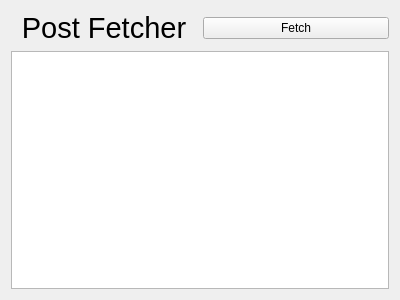
<?xml version="1.0" encoding="UTF-8"?>
<ui version="4.0">
 <class>Widget</class>
 <widget class="QWidget" name="Widget">
  <property name="geometry">
   <rect>
    <x>0</x>
    <y>0</y>
    <width>400</width>
    <height>300</height>
   </rect>
  </property>
  <property name="windowTitle">
   <string>Widget</string>
  </property>
  <layout class="QVBoxLayout" name="verticalLayout">
   <item>
    <layout class="QHBoxLayout" name="horizontalLayout">
     <item>
      <widget class="QLabel" name="label">
       <property name="font">
        <font>
         <pointsize>22</pointsize>
        </font>
       </property>
       <property name="text">
        <string>Post Fetcher</string>
       </property>
       <property name="alignment">
        <set>Qt::AlignCenter</set>
       </property>
      </widget>
     </item>
     <item>
      <widget class="QPushButton" name="fetchButton">
       <property name="text">
        <string>Fetch</string>
       </property>
      </widget>
     </item>
    </layout>
   </item>
   <item>
    <widget class="QListWidget" name="listWidget"/>
   </item>
  </layout>
 </widget>
 <layoutdefault spacing="6" margin="11"/>
 <resources/>
 <connections/>
</ui>
